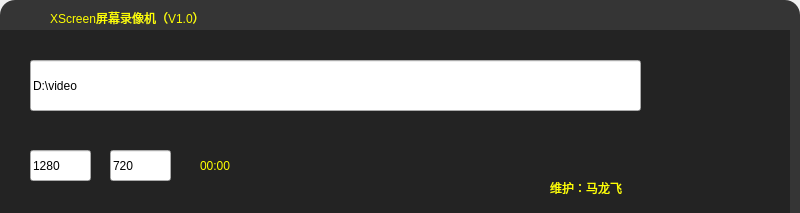
<?xml version="1.0" encoding="UTF-8"?>
<ui version="4.0">
 <class>XScreenClass</class>
 <widget class="QWidget" name="XScreenClass">
  <property name="geometry">
   <rect>
    <x>0</x>
    <y>0</y>
    <width>800</width>
    <height>213</height>
   </rect>
  </property>
  <property name="windowTitle">
   <string>XScreen</string>
  </property>
  <property name="windowIcon">
   <iconset resource="xscreen.qrc">
    <normaloff>:/XScreen/Resources/record.ico</normaloff>:/XScreen/Resources/record.ico</iconset>
  </property>
  <property name="styleSheet">
   <string notr="true">#back
{
background-color: rgb(53, 53, 53);
border-radius:15px;
}

#all
{
background-color: rgb(35, 35, 35);
}

#title
{
color: rgb(255, 255, 0);
font: 15pt &quot;隶书&quot;;
}

#timelabel
{
color: rgb(255, 255, 0);
font: 15pt &quot;隶书&quot;;
}

#infolabel
{
color: rgb(255, 255, 0);
font: 15pt &quot;隶书&quot;;
}</string>
  </property>
  <widget class="QWidget" name="back" native="true">
   <property name="geometry">
    <rect>
     <x>0</x>
     <y>0</y>
     <width>800</width>
     <height>1000</height>
    </rect>
   </property>
   <widget class="QPushButton" name="closeButton">
    <property name="geometry">
     <rect>
      <x>760</x>
      <y>10</y>
      <width>16</width>
      <height>16</height>
     </rect>
    </property>
    <property name="styleSheet">
     <string notr="true">background-image: url(:/XScreen/Resources/close_16.ico);</string>
    </property>
    <property name="text">
     <string/>
    </property>
    <property name="flat">
     <bool>true</bool>
    </property>
   </widget>
   <widget class="QPushButton" name="minButton">
    <property name="geometry">
     <rect>
      <x>740</x>
      <y>10</y>
      <width>16</width>
      <height>16</height>
     </rect>
    </property>
    <property name="styleSheet">
     <string notr="true">background-image: url(:/XScreen/Resources/min_16.ico);</string>
    </property>
    <property name="text">
     <string/>
    </property>
    <property name="flat">
     <bool>true</bool>
    </property>
   </widget>
   <widget class="QWidget" name="all" native="true">
    <property name="geometry">
     <rect>
      <x>-10</x>
      <y>30</y>
      <width>800</width>
      <height>800</height>
     </rect>
    </property>
    <widget class="QPushButton" name="recorButton">
     <property name="geometry">
      <rect>
       <x>670</x>
       <y>10</y>
       <width>96</width>
       <height>96</height>
      </rect>
     </property>
     <property name="styleSheet">
      <string notr="true">QPushButton:!hover
{
background-image: url(:/XScreen/Resources/Record_Normal_96.ico);
}

QPushButton:hover
{
background-image: url(:/XScreen/Resources/Record_Hot_96.ico);
}

QPushButton:pressed
{
	background-color: rgba(255, 255, 255, 0);
background-image: url(:/XScreen/Resources/record_pess_96.ico);
}</string>
     </property>
     <property name="text">
      <string/>
     </property>
     <property name="flat">
      <bool>true</bool>
     </property>
    </widget>
    <widget class="QLineEdit" name="urlEdit">
     <property name="geometry">
      <rect>
       <x>40</x>
       <y>30</y>
       <width>611</width>
       <height>51</height>
      </rect>
     </property>
     <property name="text">
      <string>D:\video</string>
     </property>
    </widget>
    <widget class="QLineEdit" name="widthEdit">
     <property name="geometry">
      <rect>
       <x>40</x>
       <y>120</y>
       <width>61</width>
       <height>31</height>
      </rect>
     </property>
     <property name="text">
      <string>1280</string>
     </property>
    </widget>
    <widget class="QLineEdit" name="heightEdit">
     <property name="geometry">
      <rect>
       <x>120</x>
       <y>120</y>
       <width>61</width>
       <height>31</height>
      </rect>
     </property>
     <property name="text">
      <string>720</string>
     </property>
    </widget>
    <widget class="QLabel" name="timelabel">
     <property name="geometry">
      <rect>
       <x>210</x>
       <y>120</y>
       <width>141</width>
       <height>31</height>
      </rect>
     </property>
     <property name="text">
      <string>00:00</string>
     </property>
    </widget>
    <widget class="QLabel" name="infolabel">
     <property name="geometry">
      <rect>
       <x>560</x>
       <y>150</y>
       <width>151</width>
       <height>16</height>
      </rect>
     </property>
     <property name="text">
      <string>维护：马龙飞</string>
     </property>
    </widget>
   </widget>
   <widget class="QLabel" name="title">
    <property name="geometry">
     <rect>
      <x>50</x>
      <y>10</y>
      <width>261</width>
      <height>16</height>
     </rect>
    </property>
    <property name="text">
     <string>XScreen屏幕录像机（V1.0）</string>
    </property>
   </widget>
   <widget class="QLabel" name="logo">
    <property name="geometry">
     <rect>
      <x>5</x>
      <y>0</y>
      <width>32</width>
      <height>32</height>
     </rect>
    </property>
    <property name="styleSheet">
     <string notr="true">background-image: url(:/XScreen/Resources/Record_32.ico);</string>
    </property>
    <property name="text">
     <string/>
    </property>
   </widget>
  </widget>
 </widget>
 <layoutdefault spacing="6" margin="11"/>
 <resources>
  <include location="xscreen.qrc"/>
 </resources>
 <connections>
  <connection>
   <sender>closeButton</sender>
   <signal>clicked()</signal>
   <receiver>XScreenClass</receiver>
   <slot>close()</slot>
   <hints>
    <hint type="sourcelabel">
     <x>778</x>
     <y>22</y>
    </hint>
    <hint type="destinationlabel">
     <x>765</x>
     <y>414</y>
    </hint>
   </hints>
  </connection>
  <connection>
   <sender>minButton</sender>
   <signal>clicked()</signal>
   <receiver>XScreenClass</receiver>
   <slot>showMinimized()</slot>
   <hints>
    <hint type="sourcelabel">
     <x>757</x>
     <y>16</y>
    </hint>
    <hint type="destinationlabel">
     <x>435</x>
     <y>442</y>
    </hint>
   </hints>
  </connection>
 </connections>
</ui>
